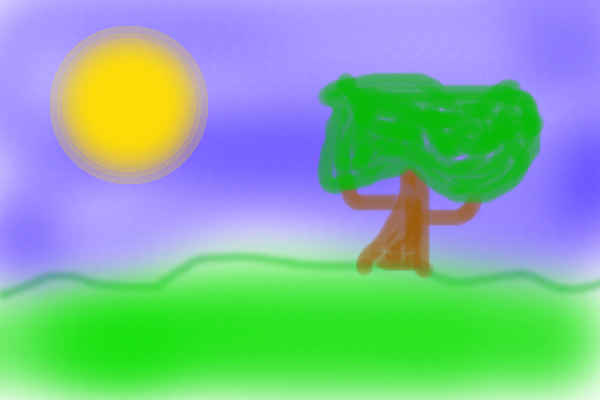
#> input picture data/landscape.png, 600 x 400 px, found by its file name
$ python run_rain_example.py
#> lines starting #> are read from the running program, lines starting #| are printed output that depends on the picture
#> in main, img is the input picture: PIL image 600x400 RGB; mean R, G, B 127.8, 179.4, 158.1
### dpemu/problemgenerator/node.py
# MIT License
#
# Copyright (c) 2019 Tuomas Halvari, Juha Harviainen, Juha Mylläri, Antti Röyskö, Juuso Silvennoinen
#
# Permission is hereby granted, free of charge, to any person obtaining a copy
# of this software and associated documentation files (the "Software"), to deal
# in the Software without restriction, including without limitation the rights
# to use, copy, modify, merge, publish, distribute, sublicense, and/or sell
# copies of the Software, and to permit persons to whom the Software is
# furnished to do so, subject to the following conditions:
#
# The above copyright notice and this permission notice shall be included in all
# copies or substantial portions of the Software.
#
# THE SOFTWARE IS PROVIDED "AS IS", WITHOUT WARRANTY OF ANY KIND, EXPRESS OR
# IMPLIED, INCLUDING BUT NOT LIMITED TO THE WARRANTIES OF MERCHANTABILITY,
# FITNESS FOR A PARTICULAR PURPOSE AND NONINFRINGEMENT. IN NO EVENT SHALL THE
# AUTHORS OR COPYRIGHT HOLDERS BE LIABLE FOR ANY CLAIM, DAMAGES OR OTHER
# LIABILITY, WHETHER IN AN ACTION OF CONTRACT, TORT OR OTHERWISE, ARISING FROM,
# OUT OF OR IN CONNECTION WITH THE SOFTWARE OR THE USE OR OTHER DEALINGS IN THE
# SOFTWARE.

import numpy as np
import copy


class Node:
    """[summary]

    [extended_summary]
    """

    def __init__(self, children):
        """
        Args:
            children ([type]): [description]
        """
        self.filters = []
        self.children = children

    def addfilter(self, error_filter):
        """Attach a filter (error source) to the node.

        Args:
            error_filter (object): A pre-existing or user-specified filter
        """
        self.filters.append(error_filter)

    def set_error_params(self, params_dict):
        """Set error parameters for the filter.

        Args:
            params_dict (dict): A Python dictionary.
        """
        for filter_ in self.filters:
            filter_.set_params(params_dict)
        for child in self.children:
            child.set_error_params(params_dict)

    def process(self, data, random_state, index_tuple=(), named_dims={}):
        pass

    def generate_error(self, data, error_params, random_state=np.random.RandomState(42)):
        """Returns the data with the desired errors introduced.

        The original data object is not modified. The error parameters must be provided as
        a dictionary whose keys are the parameter identifiers (given as parameters to the
        filters) and whose values are the desired parameter values.

        Args:
            data ([type]): [description]
            error_params ([type]): [description]
            random_state (mtrand.RandomState, optional): An instance of numpy.random.RandomState.
                Defaults to np.random.RandomState(42).

        Returns:
            [type]: [description]
        """
        copy_data = copy.deepcopy(data)
        copy_tree = copy.deepcopy(self)
        copy_tree.set_error_params(error_params)
        copy_tree.process(copy_data, random_state)
        return copy_data

    # [14 lines left out: function get_parametrized_tree, not called in this run]


class LeafNode(Node):
    """LeafNode is the superclass for all leaf node classes of the error generation tree.
    """

    def __init__(self):
        super().__init__([])

    def apply_filters(self, node_data, random_state, named_dims):
        for f in self.filters:
            f.apply(node_data, random_state, named_dims)


def get_node_data(data, index_tuple, make_array=True):
    """[summary]

    [extended_summary]

    Args:
        data ([type]): [description]
        index_tuple ([type]): [description]
        make_array (bool, optional): [description]. Defaults to True.

    Returns:
        [type]: [description]
    """
#> called with index_tuple = (), make_array = True
    index_list = list(index_tuple)
    while index_list:
        data = data[index_list.pop(0)]
    node_data_is_list = type(data) is list
#> node_data_is_list = False
    node_data_is_scalar = np.isscalar(data)
#> node_data_is_scalar = False
    node_data_is_tuple = type(data) is tuple
#> node_data_is_tuple = False
    if make_array and type(data) is not np.ndarray:
        data = np.array(data)
    return data, node_data_is_list, node_data_is_scalar, node_data_is_tuple


# [19 lines left out: function assign, not called in this run]

### dpemu/problemgenerator/array.py
# MIT License
#
# Copyright (c) 2019 Tuomas Halvari, Juha Harviainen, Juha Mylläri, Antti Röyskö, Juuso Silvennoinen
#
# Permission is hereby granted, free of charge, to any person obtaining a copy
# of this software and associated documentation files (the "Software"), to deal
# in the Software without restriction, including without limitation the rights
# to use, copy, modify, merge, publish, distribute, sublicense, and/or sell
# copies of the Software, and to permit persons to whom the Software is
# furnished to do so, subject to the following conditions:
#
# The above copyright notice and this permission notice shall be included in all
# copies or substantial portions of the Software.
#
# THE SOFTWARE IS PROVIDED "AS IS", WITHOUT WARRANTY OF ANY KIND, EXPRESS OR
# IMPLIED, INCLUDING BUT NOT LIMITED TO THE WARRANTIES OF MERCHANTABILITY,
# FITNESS FOR A PARTICULAR PURPOSE AND NONINFRINGEMENT. IN NO EVENT SHALL THE
# AUTHORS OR COPYRIGHT HOLDERS BE LIABLE FOR ANY CLAIM, DAMAGES OR OTHER
# LIABILITY, WHETHER IN AN ACTION OF CONTRACT, TORT OR OTHERWISE, ARISING FROM,
# OUT OF OR IN CONNECTION WITH THE SOFTWARE OR THE USE OR OTHER DEALINGS IN THE
# SOFTWARE.

from .node import LeafNode, get_node_data, assign


class Array(LeafNode):

    """An Array node represents a data array of any dimension (>= 0).

    One or more filters (error sources) can be added to the node.
    The filters are applied in the order in which they are added.

    You can optionally provide the constructor with a reshape parameter.
    In that case the filters attached to the node operate on data
    reshaped to the desired shape. The final shape of the data is
    unaffected.

    Constructor Args:
        reshape (tuple, optional): The data shape required by the
            node's filters if different from the actual shape of
            the data
    """

    def __init__(self, reshape=None):
        super().__init__()
        self.reshape = reshape

    def apply_filters(self, node_data, random_state, named_dims):
        """Apply filters to data contained in this array.

        Args:
            node_data (numpy.ndarray): Data to be modified as a Numpy array.
            random_state (mtrand.RandomState): An instance of numpy.random.RandomState.
            named_dims (dict): Named dimensions.
        """
        for f in self.filters:
            if self.reshape:
                original_shape = node_data.shape
                temp_data = node_data.reshape(self.reshape)
                f.apply(temp_data, random_state, named_dims)
                node_data[...] = temp_data.reshape(original_shape)
            else:
                f.apply(node_data, random_state, named_dims)

    def process(self, data, random_state, index_tuple=(), named_dims={}):
        """Apply all filters in this node.

        Args:
            data ([type]): [description]
            random_state (mtrand.RandomState): An instance of numpy.random.RandomState
            index_tuple (tuple, optional): The index of the node. Defaults to ().
            named_dims (dict, optional): Named dimensions. Defaults to {}.
        """
        node_data, is_list, is_scalar, is_tuple = get_node_data(data, index_tuple)
#> is_list = False; is_scalar = False; is_tuple = False
        if is_list:
            self.apply_filters(node_data, random_state, named_dims)
            assign(data, index_tuple, list(node_data))
        elif is_scalar:
            self.apply_filters(node_data, random_state, named_dims)
            assign(data, index_tuple, node_data[()])
        elif is_tuple:
            self.apply_filters(node_data, random_state, named_dims)
            assign(data, index_tuple, tuple(node_data))
        else:
            self.apply_filters(node_data, random_state, named_dims)


class TupleArray(Array):
    """A tuple consisting of Arrays.

    Args:
        Array (object): An Array node represents a data array of any dimension (>= 0).
    """

    def __init__(self):
        super().__init__([])

    def process(self, data, random_state, index_tuple=(), named_dims={}):
        pass

### dpemu/filters/image.py
# MIT License
#
# Copyright (c) 2019 Tuomas Halvari, Juha Harviainen, Juha Mylläri, Antti Röyskö, Juuso Silvennoinen
#
# Permission is hereby granted, free of charge, to any person obtaining a copy
# of this software and associated documentation files (the "Software"), to deal
# in the Software without restriction, including without limitation the rights
# to use, copy, modify, merge, publish, distribute, sublicense, and/or sell
# copies of the Software, and to permit persons to whom the Software is
# furnished to do so, subject to the following conditions:
#
# The above copyright notice and this permission notice shall be included in all
# copies or substantial portions of the Software.
#
# THE SOFTWARE IS PROVIDED "AS IS", WITHOUT WARRANTY OF ANY KIND, EXPRESS OR
# IMPLIED, INCLUDING BUT NOT LIMITED TO THE WARRANTIES OF MERCHANTABILITY,
# FITNESS FOR A PARTICULAR PURPOSE AND NONINFRINGEMENT. IN NO EVENT SHALL THE
# AUTHORS OR COPYRIGHT HOLDERS BE LIABLE FOR ANY CLAIM, DAMAGES OR OTHER
# LIABILITY, WHETHER IN AN ACTION OF CONTRACT, TORT OR OTHERWISE, ARISING FROM,
# OUT OF OR IN CONNECTION WITH THE SOFTWARE OR THE USE OR OTHER DEALINGS IN THE
# SOFTWARE.

from io import BytesIO
from math import sqrt, sin, cos, pi
import cv2
import numpy as np
import imutils
from PIL import Image
from scipy.ndimage import gaussian_filter
from dpemu.filters import Filter


class Blur(Filter):
    """Replaces the values of each pixel with the average values
    within the specified radius of it, iterated a given number of times.

    Inherits Filter class.
    """
    # [34 lines left out: functions __init__, apply, not called in this run]


class Resolution(Filter):
    """Makes resolution k times smaller.

    Resolution is changed with the formula:

    new_image[y][x] = image[k * (y // k)][k * (x // k)] for all y and x,

    where // is Python's integer division. K must be an integer.

    Inherits Filter class.
    """

    # [13 lines left out: functions __init__, apply, not called in this run]


class Rotation(Filter):
    """Rotates the image.

    If only min_angle is provided, the the image is rotated according to the angle.
    If both min_angle and max_angle are provided, then the rotation angle is chosen
    randomly from the uniform distribution Uniform(min_angle, max_angle).

    If the angle is positive, then the image is rotated counterclockwise.
    Otherwise, the image is rotated clockwise.

    Inherits Filter class.
    """

    # [32 lines left out: functions __init__, apply, not called in this run]


class Brightness(Filter):
    """Increases or decreases brightness in the image.

    scales the brightness of every pixel with the formula
    new = tar + (old - tar) e^(-2 rat old)
    where old is the old brightness value, new is the new brightness value,
    and rat and tar are parameters.

    tar is the target brightness value. The brightness of every pixel will move towards this value.
    rat is the ratio that is replaced with the new brightness value.
    The higher the ratio, the closer the new brightness values will be to the target brightness value.

    RGB values should be either reals in the range [0, 1] or integers in [0, 255].
    The range-parameter should be set to 1 in the first case and 255 in the second.

    Inherits Filter class.
    """

    # [29 lines left out: functions __init__, apply, not called in this run]


class BlurGaussian(Filter):
    """Blur image according to a zero-centered normal distribution.

    Create blur in images by applying a Gaussian filter.
    The standard deviation of the Gaussian is taken as a parameter.

    Inherits Filter class.
    """

    # [14 lines left out: functions __init__, apply, not called in this run]


class JPEG_Compression(Filter):
    """Applies JPEG compression to the image.

    Compresses the image into a JPEG, then uncompresses it.
    Quality should be in range [1, 100], the bigger the less loss.

    Inherits Filter class.
    """

    # [18 lines left out: functions __init__, apply, not called in this run]


class Rain(Filter):
    """Add rain to images.

    For every position in the image, creates a raindrop there with the given probability.

    RGB values should be either reals in the range [0, 1] or integers in [0, 255].
    The range-parameter should be set to 1 in the first case and 255 in the second.

    Inherits Filter class.
    """

    def __init__(self, probability_id, range_id):
        """
        Args:
            probability_id (str): The key mapping to the probability a raindrop is created.
            range_id (str): The key mapping to the range of the RGB values.
        """
        super().__init__()
        self.probability_id = probability_id
        self.range_id = range_id

    def apply(self, node_data, random_state, named_dims):
        height = node_data.shape[0]
        width = node_data.shape[1]

        # 1. Generate error
        errs = np.zeros(shape=(height + 1, width + 1))
        ind = -1
        while True:
            ind += random_state.geometric(self.probability)

            if ind >= width * height:
                break
            y = ind // width
            x = ind - y * width
            x_r = 1
            y_r = max(0, round(random_state.normal(20, 10)))
            x0 = max(x - x_r, 0)
            x1 = min(x + x_r + 1, width)
            y0 = max(y - y_r, 0)
            y1 = min(y + y_r + 1, height)
            errs[y0, x0] += 1
            errs[y0, x1] -= 1
            errs[y1, x0] -= 1
            errs[y1, x1] += 1
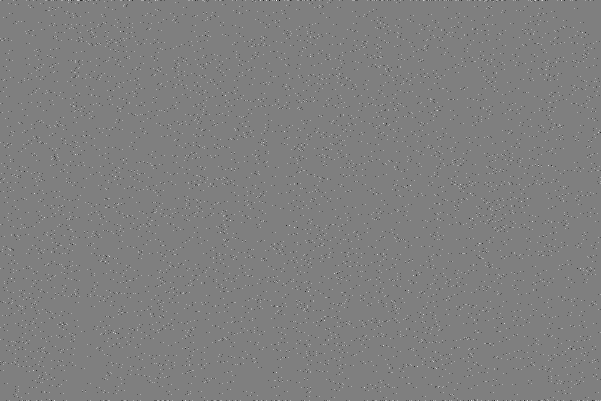
#> errs: shape (401, 601) float64; min -3, max 3, mean 0; drawn with min black and max white

        # 2. Calculate cumulative sums
        errs = np.cumsum(errs, axis=0)
        errs = np.cumsum(errs, axis=1)

        # 3. Modify data
        locs = 5 * errs
        scales = 10 * np.sqrt(errs / 12) + 4 * errs
        for j in range(3):
            add = random_state.normal(locs, scales)
            if j == 2:
                add += 30 * errs
            if self.range == 1:
                node_data[:, :, j] = np.clip(node_data[:, :, j] + add[0:height, 0:width] / 255, 0, 1)
            else:
                node_data[:, :, j] = np.clip(node_data[:, :, j] + add[0:height, 0:width].astype(int), 0, 255)
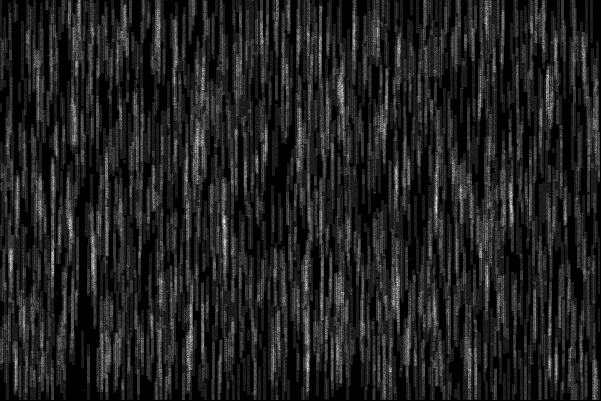
#> add: shape (401, 601) float64; min 0, max 321.8, mean 41.7; drawn with min black and max white
#> (the rest of the program and of its run is left out)
